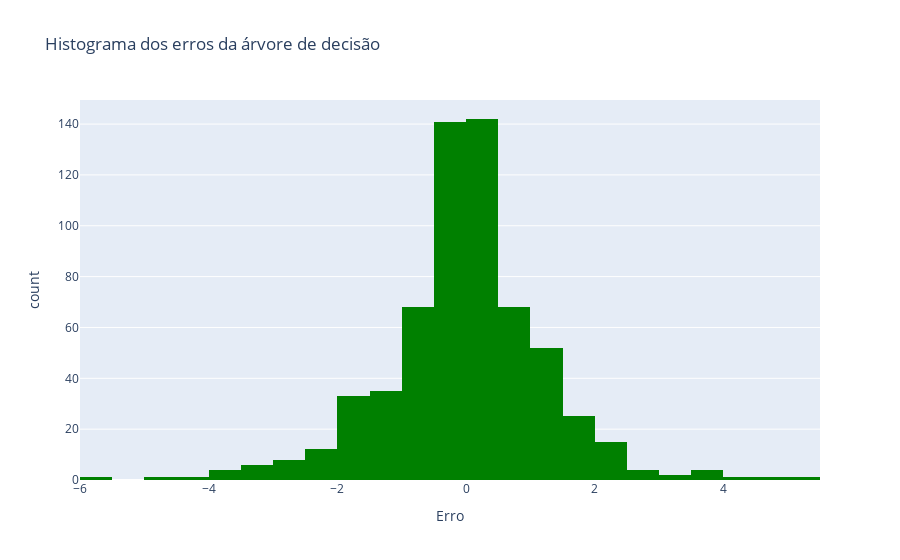

Notebook source saved alongside this figure:
### Markdown cell above
Sabemos que o RMSE calcula a média do erro entre as previsões do modelo e os valores reais. Então, em uma priméira análise sabemos que o erro médio da previsão foi de uma variação de 1.2342894378872404 que é um valor relativamente bom, pois, quando observamos a média do nosso target que é de 2.290884184408516, o RMSE é um valor menor.

### Code cell
erros = y_verdadeiro - y_previsto

fig = px.histogram(x=erros, nbins=40,
                   color_discrete_sequence=["green"],
                   labels={'x':'Erro'},
                   title='Histograma dos erros da árvore de decisão')
fig.show()

### Figure 1 — Plotly figure (JSON) as saved in the notebook; plotly's stock layout.template omitted (floating-point values rounded to 4 significant figures; data arrays with more than 128 entries replaced by an {"elided": "..."} marker saying what was removed)
{"data": [{"alignmentgroup": "True", "bingroup": "x", "hovertemplate": "Erro=%{x}<br>count=%{y}<extra></extra>", "legendgroup": "", "marker": {"color": "green", "pattern": {"shape": ""}}, "name": "", "nbinsx": 40, "offsetgroup": "", "orientation": "v", "showlegend": false, "type": "histogram", "x": {"elided": "625 float values"}, "xaxis": "x", "yaxis": "y"}], "layout": {"barmode": "relative", "legend": {"tracegroupgap": 0}, "title": {"text": "Histograma dos erros da árvore de decisão"}, "xaxis": {"anchor": "y", "domain": [0, 1], "title": {"text": "Erro"}}, "yaxis": {"anchor": "x", "domain": [0, 1], "title": {"text": "count"}}}}
